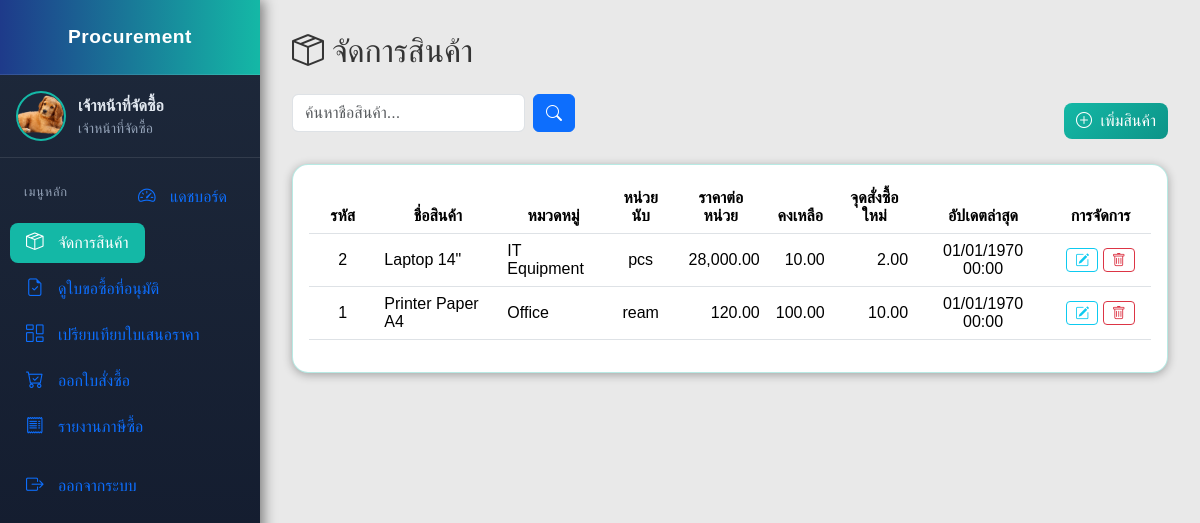
The page /procurement/manage_products.php on the database its author committed.
### tables this page shows
CREATE TABLE `products` (
  `product_id` int(11) NOT NULL,
  `product_name` varchar(200) NOT NULL,
  `description` text DEFAULT NULL,
  `qty_onhand` decimal(18,4) NOT NULL DEFAULT 0.0000,
  `reorder_point` decimal(18,4) NOT NULL DEFAULT 0.0000,
  `unit_price` decimal(12,2) NOT NULL DEFAULT 0.00,
  `uom` varchar(32) NOT NULL,
  `category_id` int(11) NOT NULL,
  `created_at` timestamp NOT NULL DEFAULT current_timestamp(),
  `updated_at` timestamp NULL DEFAULT NULL ON UPDATE current_timestamp()
);

CREATE TABLE `product_categories` (
  `category_id` int(11) NOT NULL,
  `name` varchar(150) NOT NULL
);

### procurement/manage_products.php (the view, shortened to what this page needs)
<?php
require_once "../connect.php";
require_once __DIR__ . "/partials/procurement_header.php";
$search = trim($_GET['q'] ?? '');
$where = '';
$sql = "
  SELECT p.product_id, p.product_name, p.description, p.qty_onhand,
         p.reorder_point, p.unit_price, p.uom, c.name,
         c.category_id, p.created_at, p.updated_at
  FROM products p
  LEFT JOIN product_categories c ON p.category_id = c.category_id
  $where
  ORDER BY p.product_id DESC
";
$products = $conn->query($sql);
?>
<!DOCTYPE html>
<html lang="th">
<head>
    <link href="https://cdn.jsdelivr.net/npm/bootstrap@5.3.3/dist/css/bootstrap.min.css" rel="stylesheet">
    <link href="https://cdn.jsdelivr.net/npm/bootstrap-icons@1.11.3/font/bootstrap-icons.css" rel="stylesheet">
</head>
<body>
    <div class="container-fluid">
        <h2 class="mb-4"><i class="bi bi-box-seam me-2"></i>จัดการสินค้า</h2>
        <div class="d-flex justify-content-between align-items-center mb-3">
            <form class="d-flex" method="get">
                <input class="form-control me-2" type="search" name="q" placeholder="ค้นหาชื่อสินค้า..." value="<?= htmlspecialchars($search) ?>">
                <button class="btn btn-primary"><i class="bi bi-search"></i></button>
            </form>
            <button class="btn btn-add" data-bs-toggle="modal" data-bs-target="#modalAdd"><i class="bi bi-plus-circle me-1"></i> เพิ่มสินค้า</button>
        </div>
        <div class="card p-3">
            <div class="table-responsive">
                <table class="table table-hover align-middle">
                    <thead>
                        <tr class="text-center">
                            <th width="8%">รหัส</th>
                            <th>ชื่อสินค้า</th>
                            <th>หมวดหมู่</th>
                            <th>หน่วยนับ</th>
                            <th>ราคาต่อหน่วย</th>
                            <th>คงเหลือ</th>
                            <th>จุดสั่งซื้อใหม่</th>
                            <th>อัปเดตล่าสุด</th>
                            <th width="12%">การจัดการ</th>
                        </tr>
                    </thead>
                    <tbody>
                        <?php if ($products->num_rows > 0): while ($p = $products->fetch_assoc()): ?>
                                <tr>
                                    <td class="text-center"><?= $p['product_id'] ?></td>
                                    <td><?= htmlspecialchars($p['product_name']) ?></td>
                                    <td><?= htmlspecialchars($p['name'] ?? '-') ?></td>
                                    <td class="text-center"><?= htmlspecialchars($p['uom']) ?></td>
                                    <td class="text-end"><?= number_format($p['unit_price'], 2) ?></td>
                                    <td class="text-end"><?= number_format($p['qty_onhand'], 2) ?></td>
                                    <td class="text-end"><?= number_format($p['reorder_point'], 2) ?></td>
                                    <td class="text-center"><?= date("d/m/Y H:i", strtotime($p['updated_at'])) ?></td>
                                    <td class="text-center">
                                        <button class="btn btn-sm btn-outline-info"
                                            data-bs-toggle="modal"
                                            data-bs-target="#modalEdit"
                                            data-id="<?= $p['product_id'] ?>"
                                            data-name="<?= htmlspecialchars($p['product_name']) ?>"
                                            data-desc="<?= htmlspecialchars($p['description']) ?>"
                                            data-qty="<?= htmlspecialchars($p['qty_onhand']) ?>"
                                            data-reorder="<?= htmlspecialchars($p['reorder_point']) ?>"
                                            data-price="<?= htmlspecialchars($p['unit_price']) ?>"
                                            data-uom="<?= htmlspecialchars($p['uom']) ?>"
                                            data-cat="<?= htmlspecialchars($p['category_id']) ?>">
                                            <i class="bi bi-pencil-square"></i>
                                        </button>
                                        <button class="btn btn-sm btn-outline-danger" onclick="confirmDelete(<?= $p['product_id'] ?>)">
                                            <i class="bi bi-trash"></i>
                                        </button>
                                    </td>
                                </tr>
                            <?php endwhile;
                        else: ?>
                            <tr>
                                <td colspan="9" class="text-center text-muted py-3">ไม่มีข้อมูลสินค้า</td>
                            </tr>
                        <?php endif; ?>
                    </tbody>
                </table>
            </div>
        </div>
    </div>
</body>
</html>

### procurement/partials/procurement_header.php (style rules this page uses)
:root { --clr-bg-top: #1e3a8a; --clr-bg-bottom: #0f172a; --clr-accent: #14b8a6; --clr-text: #e2e8f0; --clr-muted: #94a3b8; --clr-hover: rgba(20,184,166,0.15); }
body { background-color: var(--clr-bg-bottom); color: var(--clr-text); font-family: 'Prompt', sans-serif; margin: 0; }

### procurement/manage_products.php (style rules this page uses)
body { background-color: #e9e9e9ff; color: #353535ff; font-family: 'Prompt', sans-serif; padding-left: 260px; }
.container-fluid { padding: 2rem; }
.card { background: #ffffffff; border-radius: 16px; border: 1px solid rgba(20, 184, 166, 0.3); box-shadow: 0 2px 10px rgba(0, 0, 0, .3); }
.table thead { background: #334155; color: #a5f3fc; }
.btn-add { background: linear-gradient(135deg, #14b8a6, #0d9488); border: 0; color: #fff; border-radius: 8px; }

### rows shown on the page
products: product_id "2", product_name "Laptop 14\"", category.name "IT Equipment", uom "pcs", unit_price "28,000.00", qty_onhand "10.00", reorder_point "2.00", updated_at "01/01/1970 00:00"
products: product_id "1", product_name "Printer Paper A4", category.name "Office", uom "ream", unit_price "120.00", qty_onhand "100.00", reorder_point "10.00", updated_at "01/01/1970 00:00"

### other values the page prints
$proc_name "เจ้าหน้าที่จัดซื้อ"
